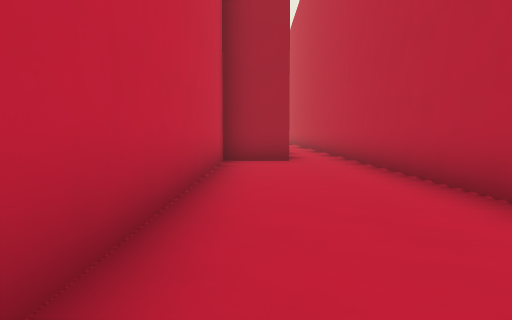
[1] (above)

15 first-person views from a walk through a level from a Godot 3-D game. The camera is 1.2 m above the floor, tilts 4° down and sees 70° across. The floor is counted in squares, 2 m on a side. Each view is taken from the middle of a square. On the plan, view 1 faces up. The plan holds only what a view shows up to about 10 squares ahead; the rest is blank. The place goes on beyond the plan.

[2]
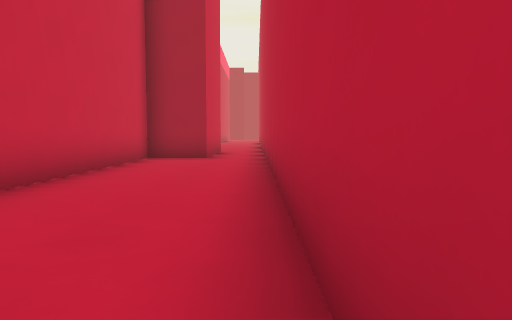

[3]
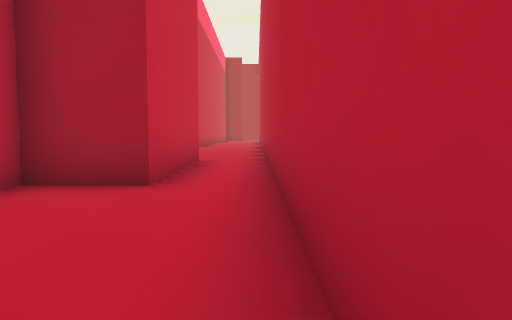

[4]
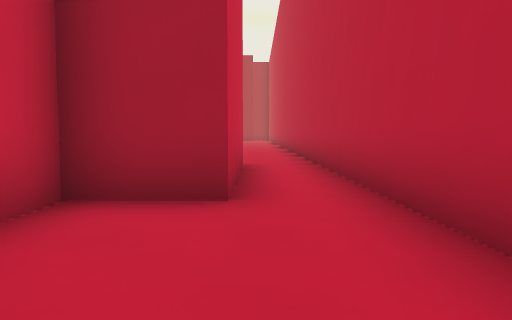

[5]
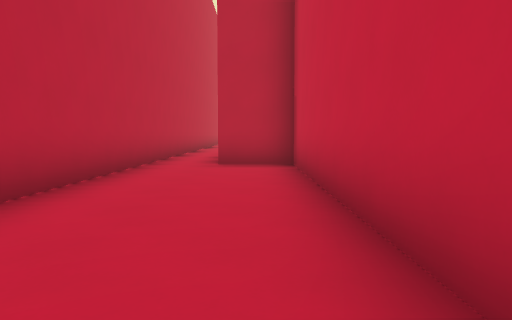

[6]
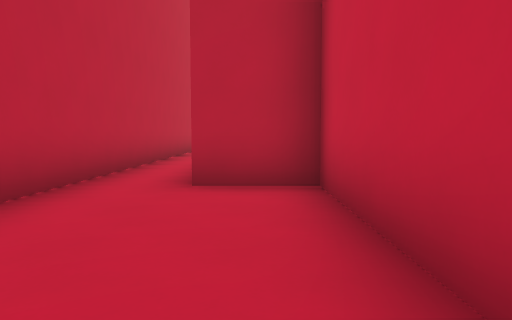

[7]
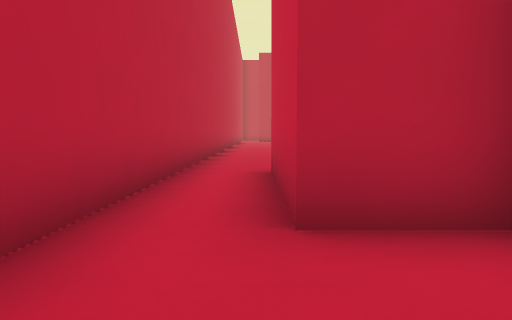

[8]
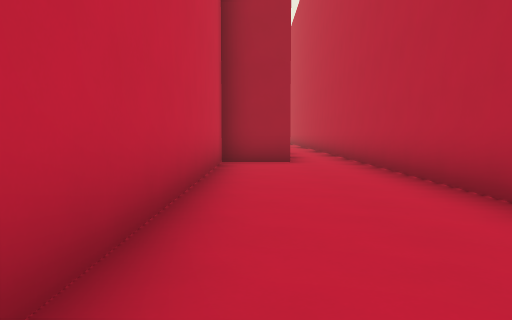

[9]
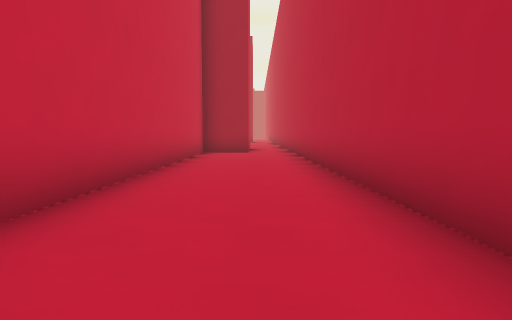

[10]
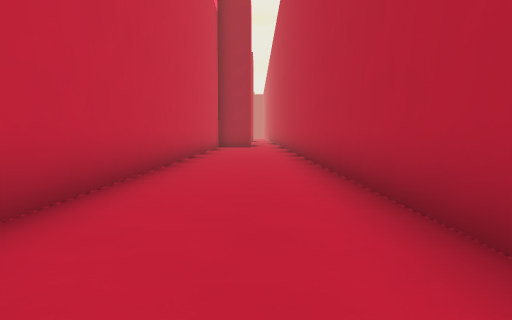

[11]
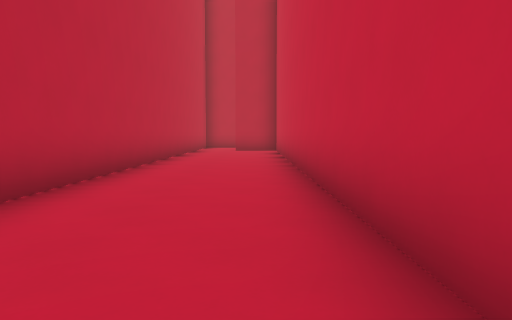

[12]
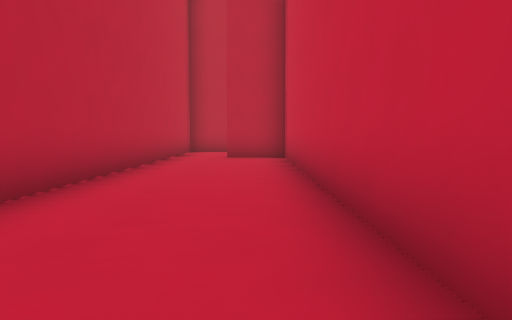

[13]
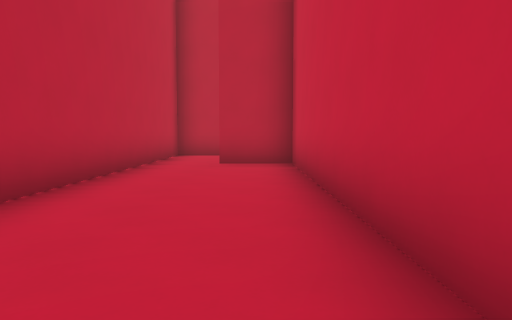

[14]
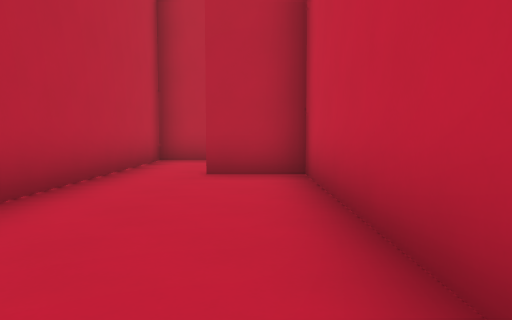

[15]
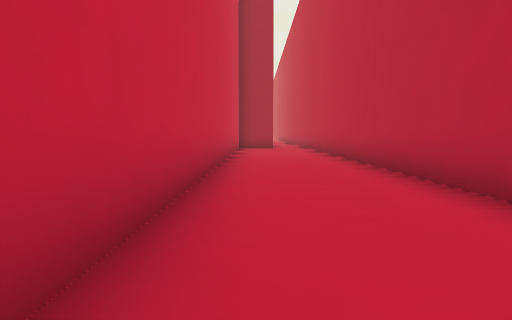

### Floor plan
Points are (right, up) in squares from view 1. A wall is a line through its corners. A room is listed if a view was taken in it or the views show most of it. See-through windows are left out.
Room 1 (views 1, 2, 3, 4, 5, 6, 7)
walls: (2.3, -1.5) (2.3, 12.5); (0.8, 12) (0.8, 8.3) (-0.8, 8.3) (-0.8, -2.3) (0.8, -2.3)
ways out: opening at (2, -2) to room 2
Room 2 (views 8, 9, 10, 11, 12, 13, 14, 15)
walls: (1.1, -34.5) (2.3, -34.5) (2.3, -1.5); (0.8, -2.3) (0.8, -6) (-0.8, -6) (-0.8, -31.5) (0.8, -31.5)
ways out: opening at (2, -2) to room 1

Positions as (right, up) in squares from view 1, and headings:
1: (0, 0), facing up
2: (2, -1), facing up
3: (2, 4), facing up
4: (1, 5), facing up
5: (0, 5), facing down
6: (0, 2), facing down
7: (1, 0), facing down
8: (0, -14), facing up
9: (1, -18), facing up
10: (1, -23), facing up
11: (0, -18), facing down
12: (0, -22), facing down
13: (0, -24), facing down
14: (0, -26), facing down
15: (0, -22), facing up
